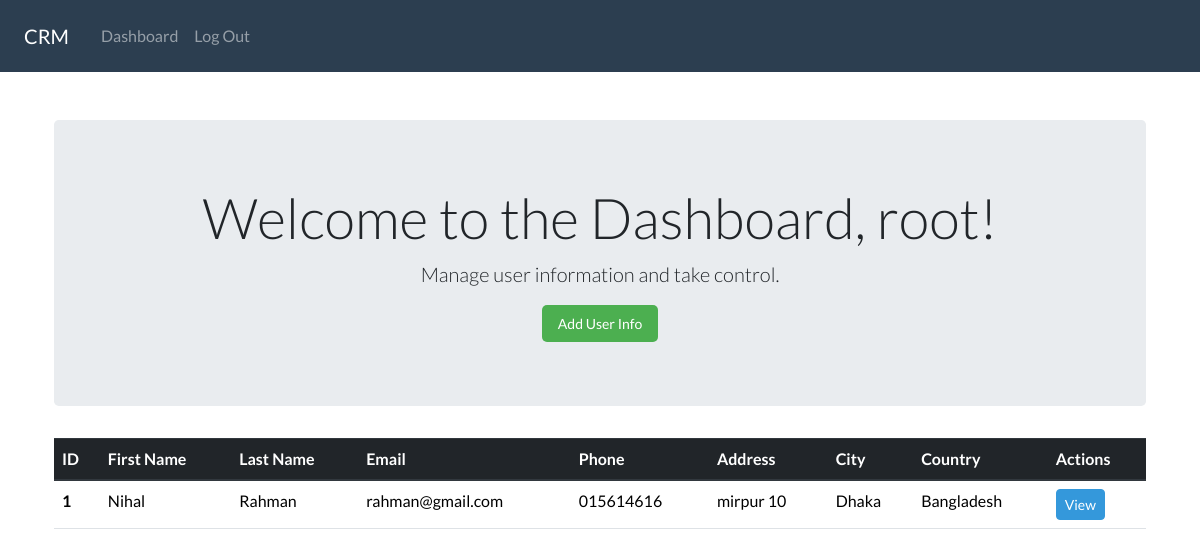
Page /dashboard (signed in) on the earlier database version.
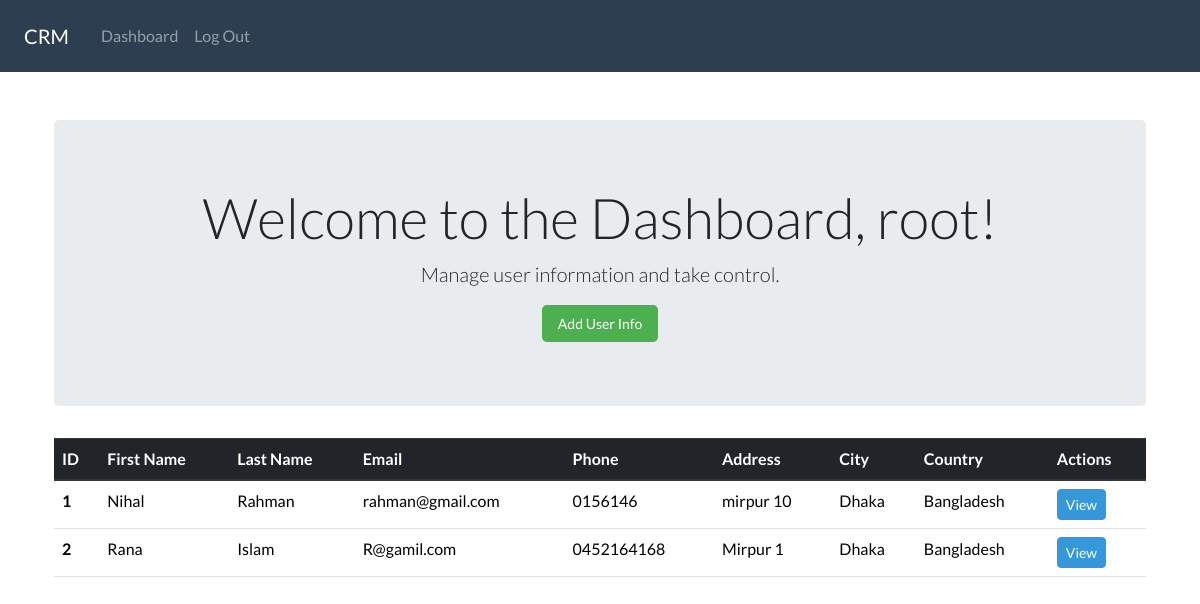
Same page on the later database version.
### client/models.py (models this page shows, shortened)
class ClientData(models.Model):
    creation_date = models.DateTimeField(auto_now_add=True)
    first_name = models.CharField(max_length=100)
    last_name = models.CharField(max_length=100)
    email = models.EmailField(max_length=50)
    phone = models.CharField(max_length=20)
    address = models.CharField(max_length=100)
    city = models.CharField(max_length=50)
    country = models.CharField(max_length=50)

### client/views.py (the view)
# urls.py: path('dashboard',views.dashboard,name='dashboard'),
@login_required(login_url='login')
def dashboard(request):
    my_data = ClientData.objects.all()
    context={'datas':my_data}
    return  render(request,"client/dashboard.html",context)

### client/templates/client/dashboard.html
{% extends "client/base.html" %}
{% load static %}
{% block body %}
<div class="container mt-4">
    <div class="jumbotron text-center">
        <h1 class="display-4">Welcome to the Dashboard, {{ user }}!</h1>
        <p class="lead">Manage user information and take control.</p>
        <a href="{% url 'add' %}" class="btn btn-primary btn-lg">Add User Info</a>
    </div>
    <div class="table-responsive">
        <table class="table table-hover">
            <thead class="thead-dark">
                <tr>
                    <th scope="col">ID</th>
                    <th scope="col">First Name</th>
                    <th scope="col">Last Name</th>
                    <th scope="col">Email</th>
                    <th scope="col">Phone</th>
                    <th scope="col">Address</th>
                    <th scope="col">City</th>
                    <th scope="col">Country</th>
                    <th scope="col">Actions</th>
                </tr>
            </thead>
            <tbody>
                {% for data in datas %}
                <tr>
                    <th scope="row">{{ data.id }}</th>
                    <td>{{ data.first_name }}</td>
                    <td>{{ data.last_name }}</td>
                    <td>{{ data.email }}</td>
                    <td>{{ data.phone }}</td>
                    <td>{{ data.address }}</td>
                    <td>{{ data.city }}</td>
                    <td>{{ data.country }}</td>
                    <td>
                        <a href="{% url 'view' data.id %}" class="btn btn-info btn-sm">View</a>
                    </td>
                </tr>
                {% endfor %}
            </tbody>
        </table>
    </div>
</div>
{% endblock %}

Differences in the rows shown:
changed ClientData "Nihal": phone "015614616" → "0156146"
added ClientData: id "2", first_name "Rana", last_name "Islam", email "R@gamil.com", phone "0452164168", address "Mirpur 1", city "Dhaka", country "Bangladesh"
